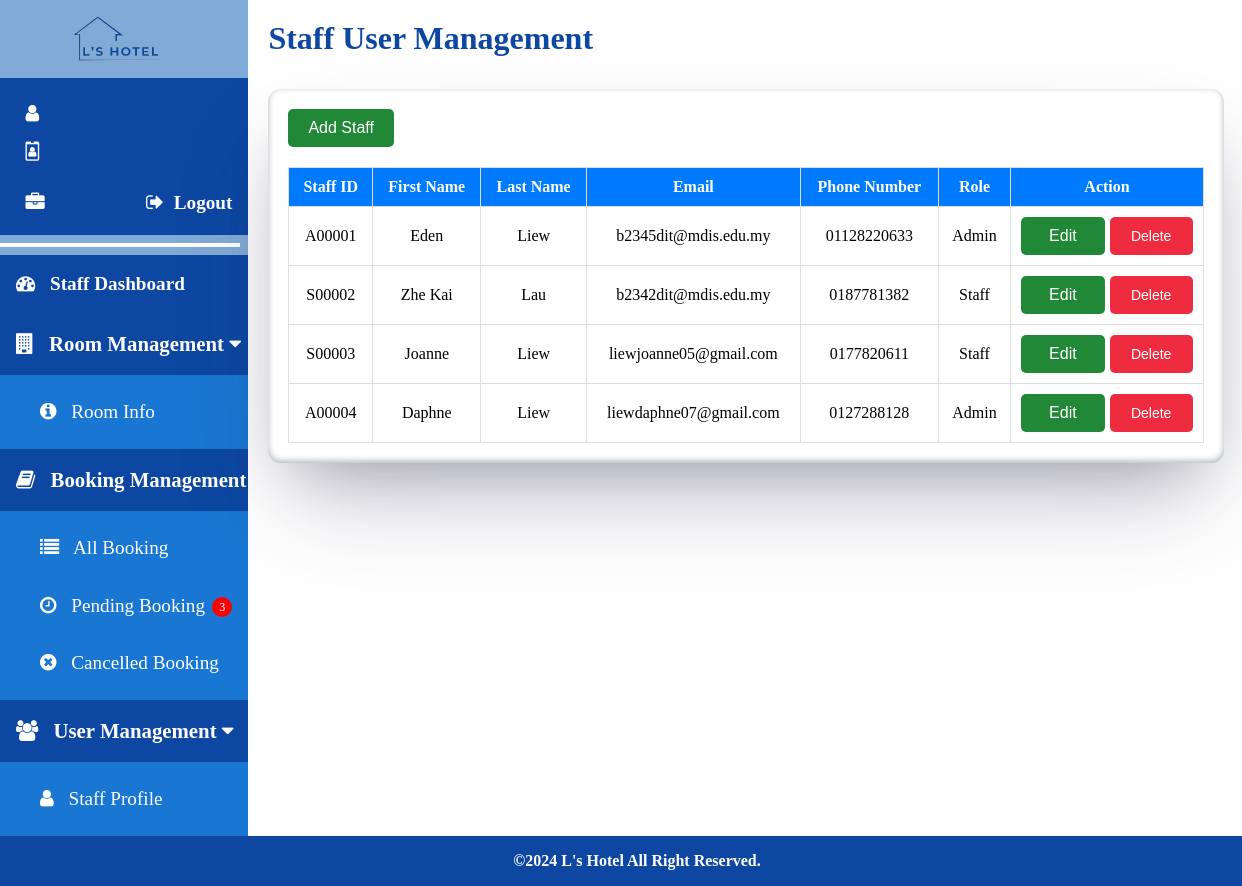
Page /staff/staff_management.php on the earlier database version.
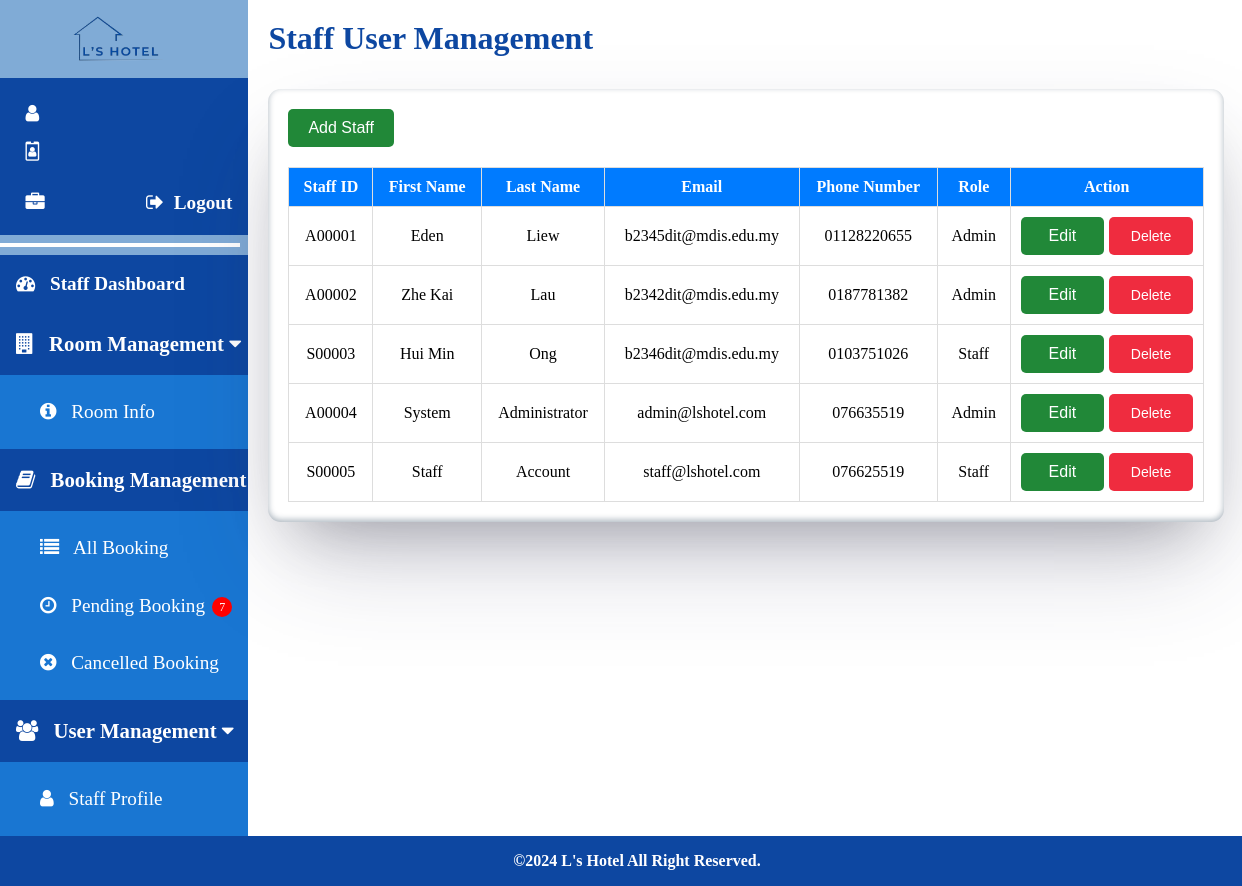
Same page on the later database version.
### tables this page shows
CREATE TABLE `staff` (
  `id` int(11) NOT NULL,
  `staff_id` varchar(6) NOT NULL,
  `first_name` varchar(50) NOT NULL,
  `last_name` varchar(50) NOT NULL,
  `email` varchar(100) NOT NULL,
  `phone_number` varchar(15) NOT NULL,
  `password` varchar(255) NOT NULL,
  `role` varchar(10) NOT NULL
);

### staff/staff_management.php (the view, shortened to what this page needs)
<?php
include '../config.php';
$result = $conn->query("SELECT * FROM staff");
$loggedInStaffId = isset($_SESSION['logged_in_staff_id']) ? $_SESSION['logged_in_staff_id'] : null;
?>
<!DOCTYPE html>
<html>
<head>
<link rel="stylesheet" href="https://cdnjs.cloudflare.com/ajax/libs/font-awesome/4.7.0/css/font-awesome.min.css">
<link rel="stylesheet" href="../css/staff/staff-style.css?v=<?php echo time(); ?>">
<link rel="stylesheet" href="../css/staff/staff-management.css?v=<?php echo time(); ?>">
</head>
<body>
<div class="staff-container">
  <?php include 'staff_sidenav.php'; ?>
  <div class="main">
    <div class="staff-page-title">
      <span>Staff User Management</span>
    </div>
    <div class="container">
        <div style="display: flex; justify-content: space-between; align-items: center;">
            <button class="btn btn-primary" id="addStaffButton">Add Staff</button>
        </div>
        <table>
            <thead>
                <tr>
                    <th>Staff ID</th>
                    <th>First Name</th>
                    <th>Last Name</th>
                    <th>Email</th>
                    <th>Phone Number</th>
                    <th>Role</th>
                    <th>Action</th>
                </tr>
            </thead>
            <tbody id="staffTableBody">
                <?php while ($row = $result->fetch_assoc()) : ?>
                    <tr>
                        <td><?php echo $row['staff_id']; ?></td>
                        <td><?php echo $row['first_name']; ?></td>
                        <td><?php echo $row['last_name']; ?></td>
                        <td><?php echo $row['email']; ?></td>
                        <td><?php echo $row['phone_number']; ?></td>
                        <td><?php echo $row['role']; ?></td>
                        <td>
                            <div class="actions">
                                <button class="btn btn-warning btn-sm editButton" data-id="<?php echo $row['staff_id']; ?>" data-firstname="<?php echo $row['first_name']; ?>" data-lastname="<?php echo $row['last_name']; ?>" data-email="<?php echo $row['email']; ?>" data-phonenumber="<?php echo $row['phone_number']; ?>" data-role="<?php echo $row['role']; ?>">Edit</button>
                                <button class="btn btn-danger btn-sm deleteButton <?php echo $row['staff_id'] === $loggedInStaffId ? 'btn-disabled' : ''; ?>" data-id="<?php echo $row['staff_id']; ?>" <?php echo $row['staff_id'] === $loggedInStaffId ? 'disabled' : ''; ?>>Delete</button>
                            </div>
                        </td>
                    </tr>
                <?php endwhile; ?>
            </tbody>
        </table>
    </div>
  </div>
</div>
<footer>
  <p>&copy;2024 L's Hotel All Right Reserved.</p>
</footer>
</body>
</html>

### staff/staff_sidenav.php (shortened to what this page needs)
<?php
include '../config.php';
function getPendingBookingCount($conn) {
    $sql = "SELECT COUNT(*) as count FROM bookings WHERE booking_status = 'pending'";
    $result = $conn->query($sql);
    if ($result->num_rows > 0) {
        $row = $result->fetch_assoc();
        return $row['count'];
    } else {
        return 0;
    }
}
if (isset($conn)) {
    $pendingCount = getPendingBookingCount($conn);
} else {
    $pendingCount = 0;
}
?>
<div class="sidenav">
    <div class="logo">
        <img src="../img/logo.png" alt="logo" />
    </div>
    <div class="staff-info">
        <span id="staff-name"><i class="fa fa-user"></i> <?php echo $_SESSION['user_full_name']; ?></span>
        <span id="staff-id"><i class="fa fa-id-badge"></i> <?php echo $_SESSION['user']['id']; ?></span>
        <div class="role-logout-container">
            <span id="role" class="role"><i class="fa fa-briefcase"></i> <?php echo $_SESSION['user']['role']; ?></span>
            <a href="../logout.php" class="logout"><i class="fa fa-sign-out"></i> Logout</a>
        </div>
    </div>
    <hr/>
    <a href="staff_dashboard.php" class="category" target="_self">
        <i class="fa fa-dashboard"></i> Staff Dashboard
    </a>
    <div class="category dropdown-btn active">
        <i class="fa fa-building"></i> Room Management <i class="fa fa-caret-down"></i>
    </div>
    <div class="dropdown-container" style="max-height: 500px; padding-top: 0.5em; padding-bottom: 0.5em;">
        <a href="room_info.php" target="_self"><i class="fa fa-info-circle"></i> Room Info</a>
    </div>
    <div class="category dropdown-btn active">
        <i class="fa fa-book"></i> Booking Management <i class="fa fa-caret-down"></i>
    </div>
    <div class="dropdown-container" style="max-height: 500px; padding-top: 0.5em; padding-bottom: 0.5em;">
        <a href="all_booking.php" target="_self"><i class="fa fa-list"></i> All Booking</a>
        <a href="pending_booking.php" target="_self" id="pending-booking-link"><i class="fa fa-clock-o"></i> Pending Booking <span class="notification"><?php echo $pendingCount; ?></span></a>
        <a href="cancelled_booking.php" target="_self"><i class="fa fa-times-circle"></i> Cancelled Booking</a>
    </div>
    <div class="category dropdown-btn active">
        <i class="fa fa-users"></i> User Management <i class="fa fa-caret-down"></i>
    </div>
    <div class="dropdown-container" style="max-height: 500px; padding-top: 0.5em; padding-bottom: 0.5em;">
        <a href="staff_profile.php" target="_self"><i class="fa fa-user"></i> Staff Profile</a>
    </div>
</div>

### css/staff/staff-style.css (style rules this page uses)
body { margin: 0; }
.staff-container { display: flex; flex: 1; }
.sidenav { height: fit-content; width: 20%; background-color: #80abd6; padding-top: 0.5%; box-sizing: border-box; color: #ffffff; box-shadow: rgba(0, 0, 0, 0.24) 0px 3px 8px; display: flex; flex-direction: column; }
.sidenav .logo { width: 100%; display: flex; align-items: center; justify-content: center; margin-bottom: 0.5em; }
.logo img { width: 60%; height: 4em; }
.staff-info { display: flex; flex-direction: column; padding: 1em 1em 0.2em 1em; background-color: #0d47a1; text-align: left; line-height: 1.2em; font-weight: bold; box-sizing: border-box; }
.staff-info span { padding: 0.5em; font-size: 1.2em; }
.staff-info .role-logout-container { display: flex; justify-content: space-between; align-items: center; margin-top: 0.2em; }
.staff-info .role { color: #ffffff; display: flex; align-items: center; }
.staff-info .role i { margin-right: 10px; }
.staff-info .logout { color: #ffffff; text-decoration: none; width: fit-content; display: flex; align-items: center; background-color: transparent; padding: 0; margin-left: auto; }
.staff-info .logout i { margin-left: 10px; }
hr { width: 95%; border: 2px solid white; margin: 0.5em 0; background-color: #0d47a1; }
.sidenav a, .category { padding: 0 8px 0 16px; height: 3em; line-height: 3em; text-decoration: none; font-size: 1.2em; color: #ffffff; display: block; width: 100%; box-sizing: border-box; border: none; text-align: left; white-space: nowrap; transition: background-color 0.3s, color 0.3s; }
.sidenav a i, .category i, .staff-info i { margin-right: 10px; }
.category { font-weight: bold; background-color: #0d47a1; color: #ffffff; font-size: 1.3em; cursor: pointer; }
.notification { background-color: red; color: white; width: 20px; height: 20px; border-radius: 50%; text-align: center; line-height: 20px; margin-left: 0.2em; font-size: 12px; display: inline-block; vertical-align: middle; }
.dropdown-container { max-height: 0; overflow: hidden; background-color: #1976d2; padding-left: 1.5em; transition: max-height 0.3s ease-in-out, padding 0.3s ease-in-out; padding-top: 0; padding-bottom: 0; }
.main { width: 80%; padding: 2%; background-color: #ffffff; }
.main .staff-page-title { font-size: 2em; font-weight: bold; text-align: left; color: #0d47a1; }
footer { width: 100%; background-color: #0d47a1; color: #ffffff; position: relative; text-align: center; padding: 1em; font-size: 1em; font-weight: bold; margin-top: auto; bottom: 0; }
footer p { margin: 0; }

### css/staff/staff-management.css (style rules this page uses)
.main { padding: 20px; }
.container { width: 96%; margin: 2em auto; background-color: #fff; border-radius: 0.8em; padding: 20px; box-shadow: rgba(50, 50, 93, 0.25) 0px 50px 100px -20px, rgba(0, 0, 0, 0.3) 0px 30px 60px -30px, rgba(10, 37, 64, 0.35) 0px -2px 6px 0px inset; }
table { width: 100%; border-collapse: collapse; }
table, th, td { border: 1px solid #ddd; }
th, td { padding: 10px; text-align: center; vertical-align: middle; }
th { background-color: #007BFF; color: white; }
.btn { display: inline-block; padding: 10px 20px; margin: 0; font-size: 14px; text-align: center; text-decoration: none; color: white; border: none; border-radius: 5px; cursor: pointer; }
.btn-warning { background-color: #218838; font-size: 16px; }
.btn-danger { background-color: #ef2c3f; }
.btn-primary { background-color: #218838; margin-bottom: 20px; font-size: 16px; }
.actions { display: flex; gap: 5px; }
.actions .btn { flex: 1; }

Differences in the rows shown:
changed staff "Eden": phone_number "01128220633" → "01128220655"
changed staff "Zhe Kai": staff "S00002" → "A00002"; role "Staff" → "Admin"
changed staff: first_name "Joanne" → "Hui Min"; last_name "Liew" → "Ong"; email "liewjoanne05@gmail.com" → "b2346dit@mdis.edu.my"; phone_number "0177820611" → "0103751026"
changed staff: first_name "Daphne" → "System"; last_name "Liew" → "Administrator"; email "liewdaphne07@gmail.com" → "admin@lshotel.com"; phone_number "0127288128" → "076635519"
added staff: staff "S00005", first_name "Staff", last_name "Account", email "staff@lshotel.com", phone_number "076625519", role "Staff"
Other differences:
$pendingCount: "3" → "7"
